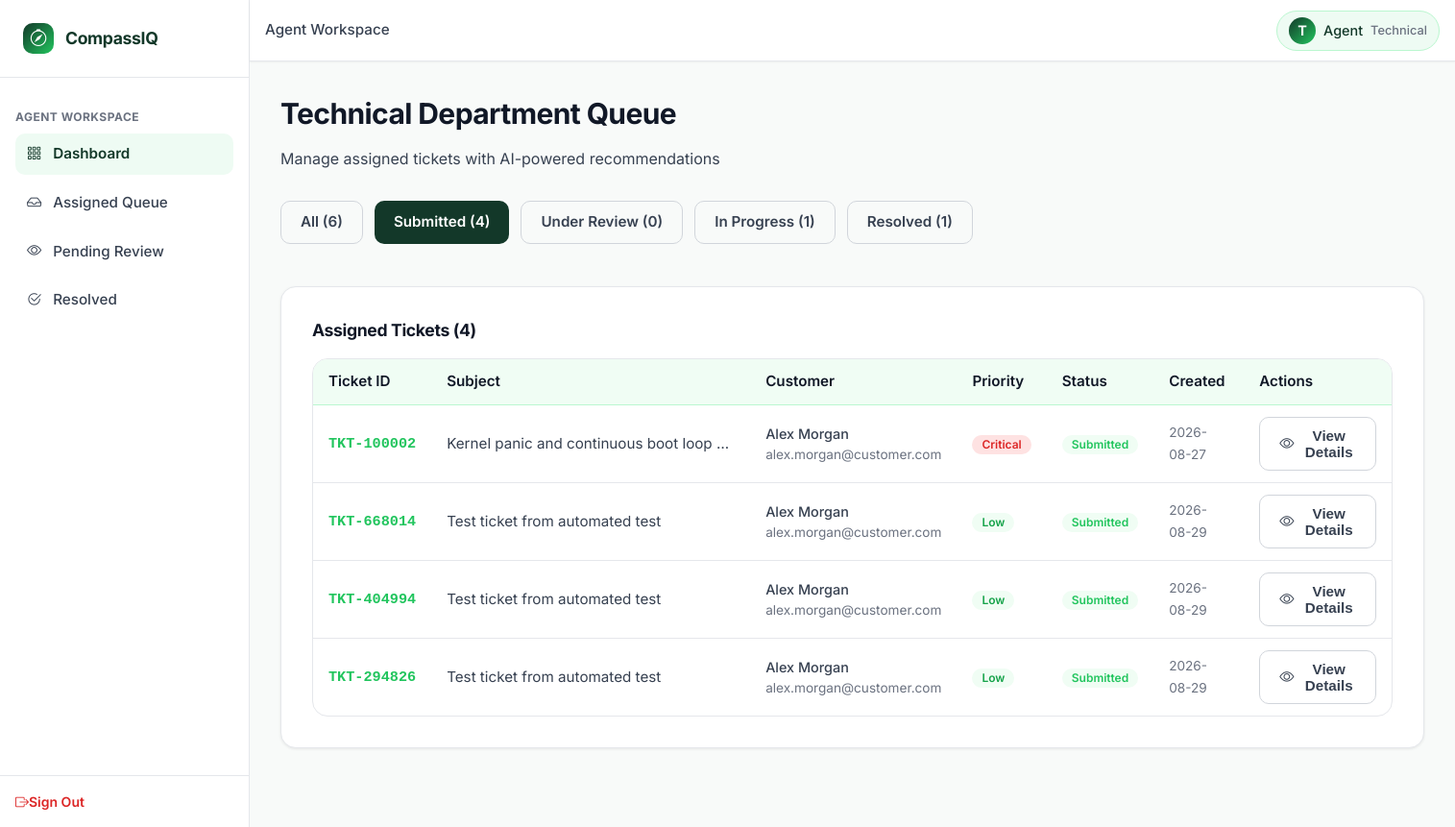
The page /agent/dashboard?status=Submitted (signed in) on the database its author committed.
### tables this page shows
CREATE TABLE users (
    user_id INTEGER PRIMARY KEY AUTOINCREMENT,
    full_name TEXT NOT NULL,
    email TEXT UNIQUE NOT NULL,
    password_hash TEXT NOT NULL,
    role TEXT NOT NULL DEFAULT 'customer' CHECK(role IN ('customer', 'agent', 'admin')),
    department TEXT DEFAULT 'None' CHECK(department IN ('Technical', 'Billing', 'Account', 'General Inquiry', 'None')),
    bill_no_product_id TEXT,
    account_status TEXT DEFAULT 'PENDING' CHECK(account_status IN ('PENDING', 'APPROVED', 'REJECTED', 'BANNED')),
    created_at DATETIME DEFAULT CURRENT_TIMESTAMP
);

CREATE TABLE tickets (
    ticket_id TEXT PRIMARY KEY,
    customer_id INTEGER NOT NULL,
    subject TEXT NOT NULL,
    description TEXT NOT NULL,
    predicted_category TEXT NOT NULL CHECK(predicted_category IN ('Technical', 'Billing', 'Account', 'General Inquiry', 'Fraud')),
    predicted_priority TEXT NOT NULL CHECK(predicted_priority IN ('Low', 'Medium', 'High', 'Critical')),
    assigned_department TEXT NOT NULL CHECK(assigned_department IN ('Technical', 'Billing', 'Account', 'General Inquiry', 'Admin_Fraud')),
    status TEXT DEFAULT 'Submitted' CHECK(status IN ('Submitted', 'Under Review', 'In Progress', 'Resolved', 'Closed')),
    assigned_agent_id INTEGER,
    resolution_notes TEXT,
    satisfaction_score INTEGER CHECK(satisfaction_score BETWEEN 1 AND 5),
    customer_feedback TEXT,
    created_at DATETIME DEFAULT CURRENT_TIMESTAMP,
    resolved_at DATETIME,
    CONSTRAINT fk_ticket_customer FOREIGN KEY (customer_id) REFERENCES users (user_id) ON DELETE CASCADE,
    CONSTRAINT fk_ticket_agent FOREIGN KEY (assigned_agent_id) REFERENCES users (user_id) ON DELETE SET NULL
);

### app.py (the view)
@app.route('/agent/dashboard')
@agent_required
def agent_dashboard():
    agent_dept = g.user['department']
    status_filter = request.args.get('status', 'all')
    sql = """
        SELECT t.*, u.full_name as customer_name, u.email as customer_email,
               a.full_name as agent_name
        FROM tickets t
        JOIN users u ON t.customer_id = u.user_id
        LEFT JOIN users a ON t.assigned_agent_id = a.user_id
        WHERE t.assigned_department = ?
    """
    params = [agent_dept]
    if status_filter != 'all':
        sql += " AND t.status = ?"
        params.append(status_filter)
    sql += " ORDER BY CASE t.predicted_priority WHEN 'Critical' THEN 1 WHEN 'High' THEN 2 WHEN 'Medium' THEN 3 WHEN 'Low' THEN 4 ELSE 5 END, t.created_at DESC"
    tickets = query_db(sql, tuple(params))
    counts = query_db(
        """SELECT
            COUNT(*) as total,
            SUM(status = 'Submitted') as count_submitted,
            SUM(status = 'Under Review') as count_under_review,
            SUM(status = 'In Progress') as count_in_progress,
            SUM(status = 'Resolved') as count_resolved
           FROM tickets
           WHERE assigned_department = ?""",
        (agent_dept,),
        one=True
    )
    return render_template(
        'department_dashboard.html',
        tickets=tickets,
        counts=counts or {},
        current_status=status_filter,
        department=agent_dept
    )

### templates/department_dashboard.html (shortened to what this page needs)
{% extends 'base.html' %}
{% block breadcrumb %}Agent Workspace{% endblock %}
{% block content %}
<div class="page-header">
    <h1 class="page-title">{{ department }} Department Queue</h1>
    <p class="page-subtitle">Manage assigned tickets with AI-powered recommendations</p>
</div>
<div style="display: flex; gap: var(--spacing-md); margin-bottom: var(--spacing-2xl); overflow-x: auto; padding-bottom: var(--spacing-md);">
    <a href="{{ url_for('agent_dashboard', status='all') }}" class="btn {% if current_status == 'all' %}btn-primary{% else %}btn-secondary{% endif %}">
        All ({{ counts.total or 0 }})
    </a>
    <a href="{{ url_for('agent_dashboard', status='Submitted') }}" class="btn {% if current_status == 'Submitted' %}btn-primary{% else %}btn-secondary{% endif %}">
        Submitted ({{ counts.count_submitted or 0 }})
    </a>
    <a href="{{ url_for('agent_dashboard', status='Under Review') }}" class="btn {% if current_status == 'Under Review' %}btn-primary{% else %}btn-secondary{% endif %}">
        Under Review ({{ counts.count_under_review or 0 }})
    </a>
    <a href="{{ url_for('agent_dashboard', status='In Progress') }}" class="btn {% if current_status == 'In Progress' %}btn-primary{% else %}btn-secondary{% endif %}">
        In Progress ({{ counts.count_in_progress or 0 }})
    </a>
    <a href="{{ url_for('agent_dashboard', status='Resolved') }}" class="btn {% if current_status == 'Resolved' %}btn-primary{% else %}btn-secondary{% endif %}">
        Resolved ({{ counts.count_resolved or 0 }})
    </a>
</div>
<div class="card">
    <div style="padding: var(--spacing-lg);">
        <h3 style="margin: 0 0 var(--spacing-lg) 0; font-size: 1.1rem;">Assigned Tickets ({{ tickets|length }})</h3>
        {% if tickets|length == 0 %}
            <div style="padding: var(--spacing-3xl) var(--spacing-lg); text-align: center; color: var(--text-muted);">
                <i class="bi bi-inbox" style="font-size: 2rem; display: block; margin-bottom: var(--spacing-lg);"></i>
                <p>No tickets in this queue</p>
            </div>
        {% else %}
            <div class="table-container">
                <table class="enterprise-table">
                    <thead>
                        <tr>
                            <th>Ticket ID</th>
                            <th>Subject</th>
                            <th>Customer</th>
                            <th>Priority</th>
                            <th>Status</th>
                            <th>Created</th>
                            <th>Actions</th>
                        </tr>
                    </thead>
                    <tbody>
                        {% for ticket in tickets %}
                            <tr>
                                <td>
                                    <span class="no-wrap" style="font-family: 'Courier New', monospace; font-weight: var(--font-weight-bold); color: var(--accent-green);">{{ ticket.ticket_id }}</span>
                                </td>
                                <td>
                                    <div style="max-width: 300px; overflow: hidden; text-overflow: ellipsis; white-space: nowrap;">
                                        {{ ticket.subject }}
                                    </div>
                                </td>
                                <td>
                                    <div style="font-size: 0.9rem;">
                                        <div style="font-weight: 500;">{{ ticket.customer_name }}</div>
                                        <div style="color: var(--text-muted); font-size: 0.85rem;">{{ ticket.customer_email }}</div>
                                    </div>
                                </td>
                                <td>
                                    <span class="badge badge-priority-{{ ticket.predicted_priority }}">{{ ticket.predicted_priority }}</span>
                                </td>
                                <td>
                                    <span class="badge badge-status-{{ ticket.status|replace(' ', '') }}">{{ ticket.status }}</span>
                                </td>
                                <td>
                                    <span class="text-muted" style="font-size: 0.85rem;">{{ ticket.created_at[:10] if ticket.created_at else '' }}</span>
                                </td>
                                <td>
                                    <button type="button" class="btn btn-secondary btn-sm" onclick="openTicketModal('{{ ticket.ticket_id }}')">
                                        <i class="bi bi-eye"></i> View Details
                                    </button>
                                </td>
                            </tr>
                        {% endfor %}
                    </tbody>
                </table>
            </div>
        {% endif %}
    </div>
</div>
{% endblock %}

### templates/base.html (shortened to what this page needs)
<!DOCTYPE html>
<html lang="en">
<head>
    <link rel="stylesheet" href="https://cdn.jsdelivr.net/npm/bootstrap-icons@1.11.3/font/bootstrap-icons.min.css">
    <link rel="stylesheet" href="{{ url_for('static', filename='css/variables.css') }}">
    <link rel="stylesheet" href="{{ url_for('static', filename='css/components.css') }}">
    <link rel="stylesheet" href="{{ url_for('static', filename='css/style.css') }}">
</head>
<body>
    <div id="app">
        <aside class="sidebar" id="sidebar">
            <a href="{{ url_for('index') }}" class="sidebar-brand">
                <div class="sidebar-brand-icon">
                    <i class="bi bi-compass"></i>
                </div>
                <div class="sidebar-brand-text">CompassIQ</div>
            </a>
            <nav class="sidebar-nav">
                {% if g.user %}
                    {% if g.user.role == 'customer' %}
                        <div class="nav-section-title">Main</div>
                        <div class="nav-item">
                            <a href="{{ url_for('customer_dashboard') }}" class="nav-link {% if request.endpoint == 'customer_dashboard' %}active{% endif %}">
                                <i class="bi bi-grid-3x3-gap"></i>
                                <span>Dashboard</span>
                            </a>
                        </div>
                        <div class="nav-item">
                            <a href="{{ url_for('customer_dashboard') }}" class="nav-link">
                                <i class="bi bi-plus-circle"></i>
                                <span>Create Ticket</span>
                            </a>
                        </div>
                        <div class="nav-section-title mt-4">My Activity</div>
                        <div class="nav-item">
                            <a href="{{ url_for('customer_dashboard') }}" class="nav-link">
                                <i class="bi bi-clock-history"></i>
                                <span>Ticket History</span>
                            </a>
                        </div>
                        <div class="nav-item">
                            <a href="{{ url_for('customer_dashboard') }}" class="nav-link">
                                <i class="bi bi-person-circle"></i>
                                <span>Profile</span>
                            </a>
                        </div>
                    {% elif g.user.role == 'agent' %}
                        <div class="nav-section-title">Agent Workspace</div>
                        <div class="nav-item">
                            <a href="{{ url_for('agent_dashboard') }}" class="nav-link {% if request.endpoint == 'agent_dashboard' %}active{% endif %}">
                                <i class="bi bi-grid-3x3-gap"></i>
                                <span>Dashboard</span>
                            </a>
                        </div>
                        <div class="nav-item">
                            <a href="{{ url_for('agent_dashboard') }}" class="nav-link">
                                <i class="bi bi-inbox"></i>
                                <span>Assigned Queue</span>
                            </a>
                        </div>
                        <div class="nav-item">
                            <a href="{{ url_for('agent_dashboard') }}" class="nav-link">
                                <i class="bi bi-eye"></i>
                                <span>Pending Review</span>
                            </a>
                        </div>
                        <div class="nav-item">
                            <a href="{{ url_for('agent_dashboard') }}" class="nav-link">
                                <i class="bi bi-check2-circle"></i>
                                <span>Resolved</span>
                            </a>
                        </div>
                    {% endif %}
                {% endif %}
            </nav>
            <div class="sidebar-footer">
                {% if g.user %}
                    <a href="{{ url_for('logout') }}" class="sign-out-link">
                        <i class="bi bi-box-arrow-right me-2"></i>Sign Out
                    </a>
                {% endif %}
            </div>
        </aside>
        <header class="header">
            <div class="header-left">
                <div class="header-breadcrumb">
                    {% block breadcrumb %}Dashboard{% endblock %}
                </div>
            </div>
            <div class="header-actions">
                {% if g.user %}
                    <a href="#" class="user-profile-pill">
                        <div class="user-avatar">{{ g.user.full_name[0].upper() }}</div>
                        <span>{{ g.user.role|title }}</span>
                        {% if g.user.department and g.user.department != 'None' %}
                            <span style="font-size: 0.8rem; color: var(--text-muted);">{{ g.user.department }}</span>
                        {% endif %}
                    </a>
                {% endif %}
            </div>
        </header>
        <main class="main-content">
            {% block content %}{% endblock %}
        </main>
    </div>
</body>
</html>

### rows shown on the page
users: user "T", user.role "Agent", user.department "Technical", department "Technical"
tickets: ticket_id "TKT-100002", subject "Kernel panic and continuous boot loop…", customer_name "Alex Morgan", customer_email "alex.morgan@customer.com", predicted_priority "Critical", status "Submitted", created_at "2026-08-27"
tickets: ticket_id "TKT-668014", subject "Test ticket from automated test", customer_name "Alex Morgan", customer_email "alex.morgan@customer.com", predicted_priority "Low", status "Submitted", created_at "2026-08-29"
tickets: ticket_id "TKT-404994", subject "Test ticket from automated test", customer_name "Alex Morgan", customer_email "alex.morgan@customer.com", predicted_priority "Low", status "Submitted", created_at "2026-08-29"
tickets: ticket_id "TKT-294826", subject "Test ticket from automated test", customer_name "Alex Morgan", customer_email "alex.morgan@customer.com", predicted_priority "Low", status "Submitted", created_at "2026-08-29"

### other values the page prints
{{ counts.total or 0 }} "6"
{{ counts.count_submitted or 0 }} "4"
{{ counts.count_under_review or 0 }} "0"
{{ counts.count_in_progress or 0 }} "1"
{{ counts.count_resolved or 0 }} "1"
{{ tickets|length }} "4"
